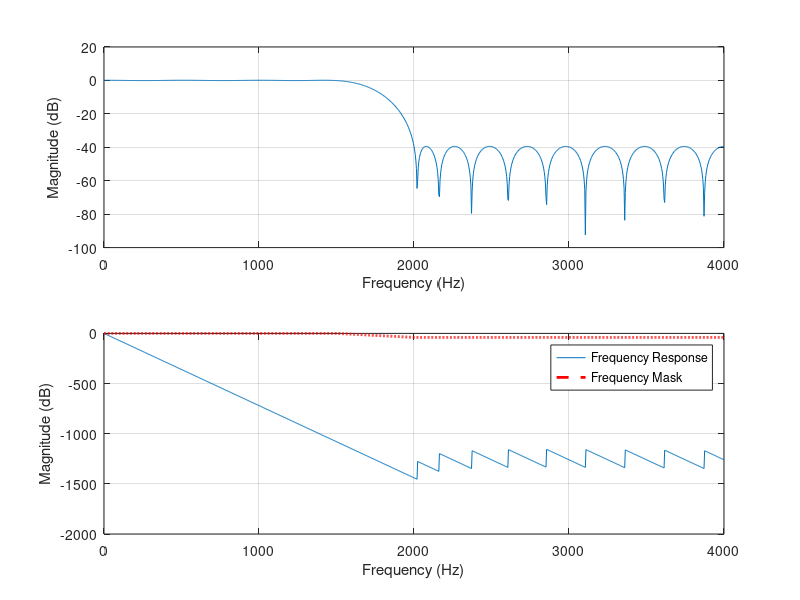

This chart was generated by the following MATLAB code: (Note: this script raises an error after producing the figure.)
clear; close all;

fs = 8000;        % 采样率
f = [1500 2000];    % 截止频率
a = [1 0];        % 期望幅值
 
dev = [0.01 0.01]; %ripple大小
[n,fo,ao,w] = firpmord(f,a,dev,fs);
b = firpm(n,fo,ao,w); %用最優濾波器定義31 tap

figure(1) 
freqz(b,1,1024,fs);
hold on

frange = 0:1:4000;
Mask = zeros(size(frange));
Mask(frange <= 1500) = 0; % Passband
Mask(frange >= 2000) = -40; % Stopband
Mask(frange > 1500 & frange < 2000) = interp1([1500,2000], [0, -40], frange(frange > 1500 & frange < 2000)); 
figure(1)
plot(frange, Mask, 'r--', 'LineWidth', 2);
hold off;
grid on;
xlabel('Frequency (Hz)');
ylabel('Magnitude (dB)');
legend('Frequency Response', 'Frequency Mask');

% original input vs original output
In = fopen('original_input.txt','r');
format = '%f'; %定義資料型態
input = fscanf(In, format);
figure(2),
freqz(input)
title("original input spectrum")
Out = fopen('original_output.txt','r');
output = fscanf(Out, format);
figure(3)
freqz(output)
title("original output spectrum")

%SNR for word length change
SNR=fopen('SNR for wordlength change.txt','r');
SNR1 = fscanf(SNR, format);
wlen = fopen('wordlength.txt','r');
formatINT = '%d';
wordlength = fscanf(wlen, formatINT);
figure(4),
plot(wordlength,SNR1);
title("input word length vs SNR")
xlabel("input word length")
ylabel("SNR1")

%SNR for Mac word length change
SNR=fopen('SNR for MAC wordlength change.txt','r');
SNR2 = fscanf(SNR, format);
wlen1 = fopen('wordlength 1.txt','r');
formatINT = '%d';
wordlength = fscanf(wlen1, formatINT);
figure(5),
plot(wordlength,SNR2);
title("MAC word length vs SNR")
xlabel("MAC word length")
ylabel("SNR2")
